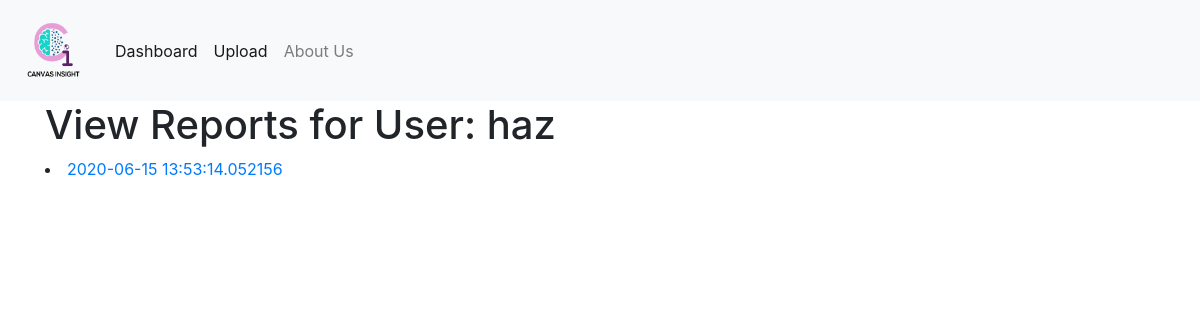
Page /user/8 on the earlier database version.
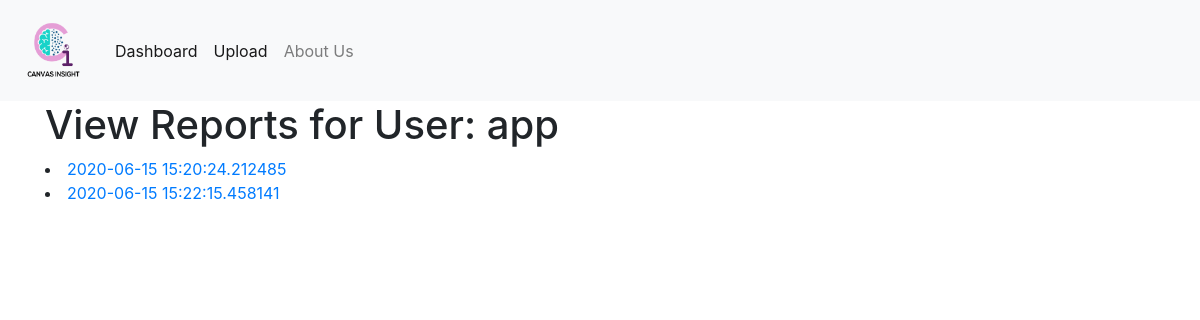
Same page on the later database version.
### app/models.py (models this page shows, shortened)
class User(db.Model):
    id = db.Column(db.Integer, primary_key=True)
    username = db.Column(db.String(64), index=True, unique=True)
    reports = db.relationship('Report', backref='user', lazy='dynamic')

class Report(db.Model):
    id = db.Column(db.Integer, primary_key=True)
    data = db.Column(db.String(64))
    timestamp = db.Column(db.DateTime, index=True, default=datetime.utcnow)
    user_id = db.Column(db.Integer, db.ForeignKey('user.id'))
    image = db.relationship('Image', backref='report', lazy='dynamic')

### app/routes.py (the view)
@app.route('/user/<user_id>')
def user(user_id):
    user = User.query.get(user_id)
    reports = user.reports.all()
    return render_template('user.html', title = 'User', username = user.username, reports = reports)

### app/templates/user.html
{% extends "base.html" %} {% block content %}
<div class="container">
    <h1>View Reports for User: {{ username }}</h1>
    <div>
        {% for report in reports %}
        <li><a href="{{ url_for('report', report_id = report.id) }}">{{ report.timestamp }}</a></li>
        {% endfor %}
    </div>
</div>
{% endblock %}

### app/templates/base.html (shortened to what this page needs)
<html>
<head>
    <link rel="stylesheet" href="https://stackpath.bootstrapcdn.com/bootstrap/4.3.1/css/bootstrap.min.css">
    <link rel="stylesheet" href="https://maxcdn.bootstrapcdn.com/font-awesome/4.7.0/css/font-awesome.min.css">
    <link rel="stylesheet" href="/static/styles/styles.css">
</head>
<body>
    <nav class="navbar navbar-expand-md navbar-light bg-light">
        <a href="#" class="navbar-brand">
            <img src="/static/styles/logo.png" width="75" height="75" class="d-inline-block align-top" alt="Canvas Insight">
        </a>
        <div class="collapse navbar-collapse" id="navbarCollapse">
            <div class="navbar-nav">
                <ul class="nav justify-content-end">
                    <li class="nav-item">
                        <a href="{{ url_for('dashboard') }}" class="nav-item nav-link active">Dashboard</a></li>
                    <li class="nav-item">
                        <a href="{{ url_for('upload') }}" class="nav-item nav-link active">Upload</a>
                    </li>
                    <li class="nav-item">
                        <a href="#" class="nav-item nav-link">About Us</a>
                    </li>
                </ul>
            </div>
        </div>
    </nav>
     {% block content %}{% endblock %}
</body>
</html>

### app/static/styles/styles.css (style rules this page uses)
.nav-item { border-radius: 50%; }

Differences in the rows shown:
no longer on this page (row edited): Report: timestamp "2020-06-15 13:53:14.052156"
changed User: username "haz" → "app"
added Report: timestamp "2020-06-15 15:20:24.212485"
added Report: timestamp "2020-06-15 15:22:15.458141"
